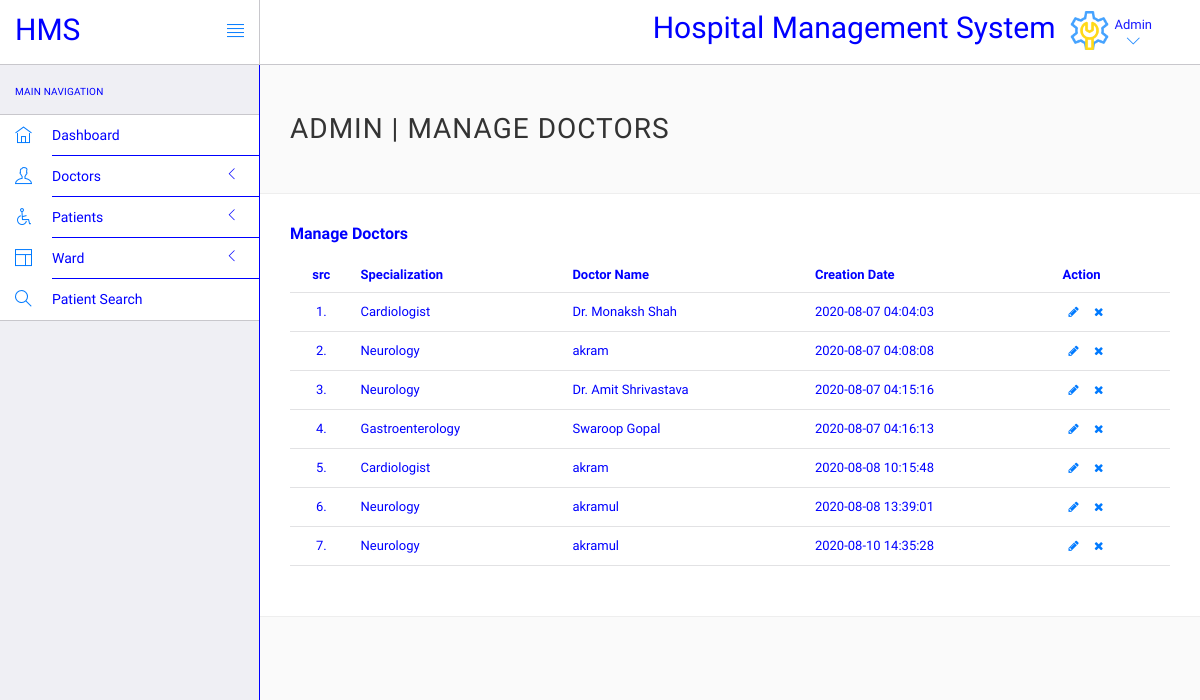
The page /login/admin/manage-doctors.php (signed in) on the database its author committed.
### tables this page shows
CREATE TABLE `doctors` (
  `id` int(10) NOT NULL,
  `specilization` varchar(20) DEFAULT NULL,
  `doctorName` varchar(20) DEFAULT NULL,
  `address` longtext DEFAULT NULL,
  `docFees` varchar(20) DEFAULT NULL,
  `contactno` bigint(11) DEFAULT NULL,
  `docEmail` varchar(25) DEFAULT NULL,
  `password` varchar(50) DEFAULT NULL,
  `creationDate` timestamp NULL DEFAULT current_timestamp(),
  `updationDate` timestamp NULL DEFAULT NULL ON UPDATE current_timestamp()
);

### login/admin/manage-doctors.php (the view, shortened to what this page needs)
<?php
include('include/config.php');
?>
<!DOCTYPE html>
<html lang="en">
	<head>
		<link rel="stylesheet" href="vendor/bootstrap/css/bootstrap.min.css">
		<link rel="stylesheet" href="vendor/fontawesome/css/font-awesome.min.css">
		<link rel="stylesheet" href="vendor/themify-icons/themify-icons.min.css">
		<link rel="stylesheet" href="assets/css/styles.css">
		<link rel="stylesheet" href="assets/css/plugins.css">
		<link rel="stylesheet" href="assets/css/themes/theme-1.css" id="skin_color" />
	</head>
	<body>
		<div id="app">
			<div class="sidebar app-aside" id="sidebar">
				<div class="sidebar-container perfect-scrollbar">
<nav>
						<div class="navbar-title">
							<span>Main Navigation</span>
						</div>
						<ul class="main-navigation-menu">
							<li>
								<a href="dashboard.php">
									<div class="item-content">
										<div class="item-media">
											<i class="ti-home"></i>
										</div>
										<div class="item-inner">
											<span class="title"> Dashboard </span>
										</div>
									</div>
								</a>
							</li>
							<li>
								<a href="javascript:void(0)">
									<div class="item-content">
										<div class="item-media">
											<i class="ti-user"></i>
										</div>
										<div class="item-inner">
											<span class="title"> Doctors </span><i class="icon-arrow"></i>
										</div>
									</div>
								</a>
								</li>
								<li><a href="javascript:void(0)">
									<div class="item-content">
										<div class="item-media">
											<i class="ti-wheelchair"></i>
										</div>
										<div class="item-inner">
											<span class="title"> Patients </span><i class="icon-arrow"></i>
										</div>
									</div>
								</a>
								</li>
								<li>
								<a href="javascript:void(0)">
									<div class="item-content">
										<div class="item-media">
											<i class="ti-layout"></i>
										</div>
										<div class="item-inner">
											<span class="title"> Ward </span><i class="icon-arrow"></i>
										</div>
									</div>
								</a>
							</li>
								<li>
								<a href="patient-search.php">
									<div class="item-content">
										<div class="item-media">
											<i class="ti-search"></i>
										</div>
										<div class="item-inner">
											<span class="title"> Patient Search </span>
										</div>
									</div>
								</a>
							</li>
						</ul>
					</nav>
					</div>
			</div>
			<div class="app-content">
<header class="navbar navbar-default navbar-static-top">
					<div class="navbar-header">
						<a class="navbar-brand" href="#">
							<h2 style="padding-top:20%;font-family:Numans;">HMS</h2>
						</a>
						<a href="#" class="sidebar-toggler pull-right visible-md visible-lg" data-toggle-class="app-sidebar-closed" data-toggle-target="#app">
							<i class="ti-align-justify"></i>
						</a>
					</div>
					<div class="navbar-collapse collapse">
						<ul class="nav navbar-right">
								<li  style="padding-top:2%;font-family:Numans; ">
								<h2>Hospital Management System</h2>
							</li>
							<li class="dropdown current-user">
								<a href class="dropdown-toggle" data-toggle="dropdown">
									<img src="assets/images/admin.png" >
									<span class="username">Admin<i class="ti-angle-down"></i></i></span>
								</a>
							</li>
						</ul>
					</div>
				</header>
				<div class="main-content" >
					<div class="wrap-content container" id="container">
						<section id="page-title">
							<div class="row">
								<div class="col-sm-8">
									<h1 class="mainTitle">Admin | Manage Doctors</h1>
																	</div>
							</div>
						</section>
						<div class="container-fluid container-fullw bg-white">
									<div class="row">
								<div class="col-md-12">
									<h5 class="over-title margin-bottom-15"> <span class="text-bold">Manage Doctors</span></h5>
									<table class="table table-hover" id="sample-table-1">
										<thead>
											<tr>
												<th class="center">src</th>
												<th>Specialization</th>
												<th class="hidden-xs">Doctor Name</th>
												<th>Creation Date </th>
												<th>Action</th>
											</tr>
										</thead>
										<tbody>
<?php
$sql=mysqli_query($con,"select * from doctors");
$cnt=1;
while($row=mysqli_fetch_array($sql))
{
?>
											<tr>
												<td class="center"><?php echo $cnt;?>.</td>
												<td class="hidden-xs"><?php echo $row['specilization'];?></td>
												<td><?php echo $row['doctorName'];?></td>
												<td><?php echo $row['creationDate'];?>
												</td>
												<td >
												<div class="visible-md visible-lg hidden-sm hidden-xs">
							<a href="edit-doctor.php?id=<?php echo $row['id'];?>" class="btn btn-transparent btn-xs" tooltip-placement="top" tooltip="Edit"><i class="fa fa-pencil"></i></a>
	<a href="manage-doctors.php?id=<?php echo $row['id']?>&del=delete" onClick="return confirm('Are you sure you want to delete?')"class="btn btn-transparent btn-xs tooltips" tooltip-placement="top" tooltip="Remove"><i class="fa fa-times fa fa-white"></i></a>
												</div>
											</td>
											</tr>
<?php
$cnt=$cnt+1;
}?>
										</tbody>
									</table>
								</div>
							</div>
								</div>
							</div>
						</div>
					</div>
			</div>
			</body>
</html>

### login/admin/assets/css/plugins.css (style rules this page uses)
* { margin: 0px; padding: 0px; box-sizing: border-box; font-family:Numans; }
.perfect-scrollbar { overflow-y: hidden !important; }

### login/admin/assets/css/themes/theme-1.css (style rules this page uses)
body { background: #FAFAFA; }
header .navbar-header { background: #ffffff !important; border-right-color: #c8c7cc !important; border-bottom-color: #c8c7cc !important; }
header .navbar-header .sidebar-toggler, header .navbar-header .sidebar-mobile-toggler { color: #007aff !important; }
header .navbar-header .navbar-brand { color: blue !important; }
header .navbar-collapse { background: #ffffff !important; border-bottom-color: #c8c7cc !important; box-shadow: none !important; }
header .navbar-collapse .navbar-right > li > a { color: blue; }
header .navbar-collapse .navbar-right > li > a i { color: #007aff !important; }
#sidebar { background: #EFEFF4 !important; }
#sidebar:before { border-right-width: "1px" !important; border-right-style: solid; border-right-color: #c8c7cc !important; }
#sidebar nav { border-right-width: "1px" !important; border-right-style: solid; border-right-color:blue !important; }
#sidebar nav .navbar-title { color:blue; }
#sidebar nav > ul { background: #ffffff !important; border-bottom-color: #c8c7cc !important; border-top-color: #c8c7cc !important; }
#sidebar nav > ul > li > a .item-media > i { color: #007aff !important; }
#sidebar nav > ul > li > a .item-inner { color:blue!important; border-bottom-color:blue; }

### rows shown on the page
doctors: specilization "Cardiologist", doctorName "Dr. Monaksh Shah", creationDate "2020-08-07 04:04:03"
doctors: specilization "Neurology", doctorName "akram", creationDate "2020-08-07 04:08:08"
doctors: specilization "Neurology", doctorName "Dr. Amit Shrivastava", creationDate "2020-08-07 04:15:16"
doctors: specilization "Gastroenterology", doctorName "Swaroop Gopal", creationDate "2020-08-07 04:16:13"
doctors: specilization "Cardiologist", doctorName "akram", creationDate "2020-08-08 10:15:48"
doctors: specilization "Neurology", doctorName "akramul", creationDate "2020-08-08 13:39:01"
doctors: specilization "Neurology", doctorName "akramul", creationDate "2020-08-10 14:35:28"
